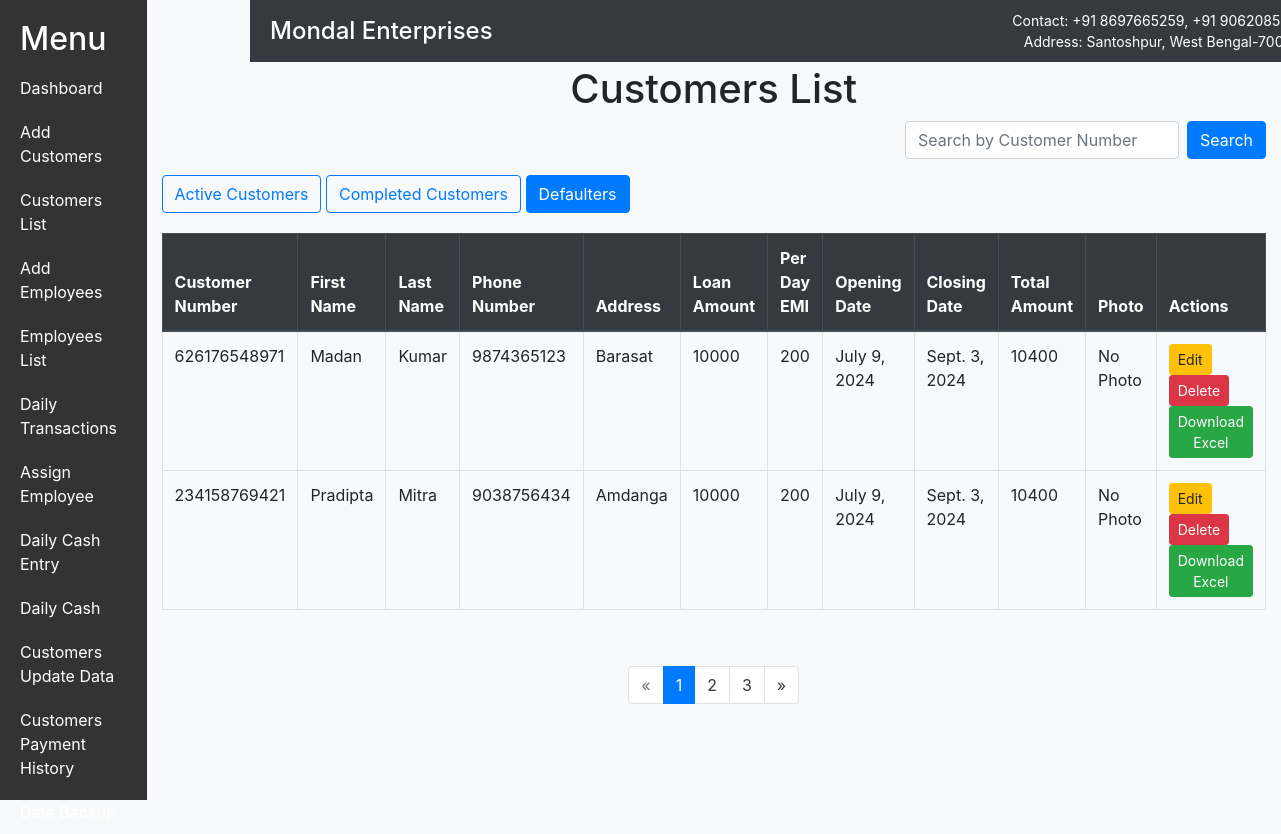
Page /customers-list/?status=defaulters (signed in) on the committed database.
### financeapp/models.py (models this page shows, shortened)
class Customer(models.Model):
    customer_number = models.CharField(max_length=20, default='')
    first_name = models.CharField(max_length=100, default='')
    last_name = models.CharField(max_length=100, default='')
    address = models.TextField(default='')
    phone_number = models.CharField(max_length=15, default='')
    loan_amount = models.IntegerField(default=5000)
    per_day_emi = models.IntegerField(default=100)
    opening_date = models.DateField(default=date.today)
    closing_date = models.DateField(null=True, blank=True)
    total_amount = models.IntegerField(null=True, blank=True)
    emi_due = models.DecimalField(max_digits=10, decimal_places=2, default=0)
    received_amount = models.IntegerField(default=0)
    balance_due = models.DecimalField(max_digits=10, decimal_places=2, default=0)
    photo = models.ImageField(upload_to='customer_photos/', null=True, blank=True)
    guarantor_name = models.CharField(max_length=100, blank=True, default='NA')
    guarantor_phone_number = models.CharField(max_length=15, blank=True, default='NA')

### financeapp/views.py (the view)
# urls.py: path('customers-list/', customers_list_view, name='customers_list'),
@login_required
def customers_list_view(request):
    search_query = request.GET.get('search', '')
    status_filter = request.GET.get('status', 'active')
    today = timezone.now().date()
    if search_query:
        customers = Customer.objects.filter(customer_number=search_query)
    else:
        if status_filter == 'active':
            customers = Customer.objects.filter(closing_date__gt=today)
        elif status_filter == 'completed':
            customers = Customer.objects.filter(closing_date__lt=today, balance_due=0)
        elif status_filter == 'defaulters':
            customers = Customer.objects.filter(closing_date__lt=today, balance_due__gt=0)
        else:
            customers = Customer.objects.all()
    paginator = Paginator(customers, 2)  # Show 2 customers per page.
    page_number = request.GET.get('page')
    page_obj = paginator.get_page(page_number)
    context = {
        'customers': customers,
        'page_obj': page_obj,
        'status_filter': status_filter
    }
    return render(request, 'financeapp/customers_list.html', context)

### financeapp/templates/financeapp/customers_list.html (shortened to what this page needs)
<!DOCTYPE html>
<html lang="en">
<head>
    <link href="https://stackpath.bootstrapcdn.com/bootstrap/4.5.2/css/bootstrap.min.css" rel="stylesheet">
</head>
<body>
    <div class="taskbar">
        <div>
            <h1>Mondal Enterprises</h1>
        </div>
        <div class="contact-info">
            <p>Contact: +91 8697665259, +91 9062085503</p>
            <p>Address: Santoshpur, West Bengal-700125</p>
        </div>
    </div>
    <div class="d-flex">
        <div class="sidebar">
            <h2>Menu</h2>
            <a href="{% url 'dashboard' %}">Dashboard</a>
            <a href="{% url 'add_customer' %}">Add Customers</a>
            <a href="{% url 'customers_list' %}">Customers List</a>
            <a href="{% url 'add_employee' %}">Add Employees</a>
            <a href="{% url 'employees_list' %}">Employees List</a>
            <a href="{% url 'daily_transactions' %}">Daily Transactions</a>
            <a href="{% url 'assign_employee' %}">Assign Employee</a>
            <a href="{% url 'daily_cash_entry' %}">Daily Cash Entry</a>
            <a href="{% url 'daily_cash' %}">Daily Cash</a>
            <a href="{% url 'customers_update_data' %}">Customers Update Data</a>
            <a href="{% url 'customers_payment_history' %}">Customers Payment History</a>
            <a href="{% url 'data_backup' %}">Data Backup</a>
        </div>
        <div class="content">
            <div class="container">
                <div class="row">
                    <div class="col-md-12">
                        <h1 class="text-center">Customers List</h1>
                        <div class="d-flex justify-content-between align-items-center mb-3">
                            <form method="GET" class="form-inline ml-auto">
                                <input type="text" name="search" class="form-control mr-2" placeholder="Search by Customer Number" value="{{ request.GET.search }}">
                                <button type="submit" class="btn btn-primary">Search</button>
                            </form>
                        </div>
                        <div class="d-flex justify-content-between align-items-center mb-3">
                            <div>
                                <a href="?status=active" class="btn btn-outline-primary {% if status_filter == 'active' %}active{% endif %}">Active Customers</a>
                                <a href="?status=completed" class="btn btn-outline-primary {% if status_filter == 'completed' %}active{% endif %}">Completed Customers</a>
                                <a href="?status=defaulters" class="btn btn-outline-primary {% if status_filter == 'defaulters' %}active{% endif %}">Defaulters</a>
                            </div>
                        </div>
                        <div class="table-responsive">
                            <table class="table table-bordered table-hover">
                                <thead class="thead-dark">
                                    <tr>
                                        <th>Customer Number</th>
                                        <th>First Name</th>
                                        <th>Last Name</th>
                                        <th>Phone Number</th>
                                        <th>Address</th>
                                        <th>Loan Amount</th>
                                        <th>Per Day EMI</th>
                                        <th>Opening Date</th>
                                        <th>Closing Date</th>
                                        <th>Total Amount</th>
                                        <th>Photo</th>
                                        <th>Actions</th>
                                    </tr>
                                </thead>
                                <tbody id="customer-table-body">
                                    {% for customer in page_obj %}
                                    <tr>
                                        <td>{{ customer.customer_number }}</td>
                                        <td>{{ customer.first_name }}</td>
                                        <td>{{ customer.last_name }}</td>
                                        <td>{{ customer.phone_number }}</td>
                                        <td>{{ customer.address }}</td>
                                        <td>{{ customer.loan_amount }}</td>
                                        <td>{{ customer.per_day_emi }}</td>
                                        <td>{{ customer.opening_date }}</td>
                                        <td>{{ customer.closing_date }}</td>
                                        <td>{{ customer.total_amount }}</td>
                                        <td>
                                            {% if customer.photo %}
                                            <img src="{{ customer.photo.url }}" alt="Customer Photo" width="100">
                                            {% else %}
                                            No Photo
                                            {% endif %}
                                        </td>
                                        <td>
                                            <a href="{% url 'edit_customer' customer.id %}" class="btn btn-sm btn-warning">Edit</a>
                                            <form action="{% url 'delete_customer' customer.id %}" method="post" style="display:inline;">
                                                <button type="submit" class="btn btn-sm btn-danger" onclick="return confirm('Are you sure you want to delete this customer?');">Delete</button>
                                            </form>
                                            <a href="{% url 'generate_excel' customer.id %}" class="btn btn-sm btn-success">Download Excel</a>
                                        </td>
                                    </tr>
                                    {% endfor %}
                                </tbody>
                            </table>
                        </div>
                        <div class="pagination">
                            <nav>
                                <ul class="pagination">
                                    {% if page_obj.has_previous %}
                                    <li class="page-item">
                                        <a class="page-link" href="?page={{ page_obj.previous_page_number }}" aria-label="Previous">
                                            <span aria-hidden="true">&laquo;</span>
                                        </a>
                                    </li>
                                    {% else %}
                                    <li class="page-item disabled">
                                        <span class="page-link" aria-hidden="true">&laquo;</span>
                                    </li>
                                    {% endif %}
                                    {% for num in page_obj.paginator.page_range %}
                                    <li class="page-item {% if page_obj.number == num %}active{% endif %}">
                                        <a class="page-link" href="?page={{ num }}">{{ num }}</a>
                                    </li>
                                    {% endfor %}
                                    {% if page_obj.has_next %}
                                    <li class="page-item">
                                        <a class="page-link" href="?page={{ page_obj.next_page_number }}" aria-label="Next">
                                            <span aria-hidden="true">&raquo;</span>
                                        </a>
                                    </li>
                                    {% else %}
                                    <li class="page-item disabled">
                                        <span class="page-link" aria-hidden="true">&raquo;</span>
                                    </li>
                                    {% endif %}
                                </ul>
                            </nav>
                        </div>
                    </div>
                </div>
            </div>
        </div>
    </div>
</body>
</html>

### financeapp/templates/financeapp/customers_list.html (style rules this page uses)
body { background-color: #f8f9fa; }
.container { margin-top: 50px; }
.table-responsive { margin-top: 20px; }
.sidebar { width: 250px; background-color: #333; color: #fff; height: 100vh; padding: 20px; }
.sidebar a { display: block; color: #fff; text-decoration: none; padding: 10px 0; }
.content { margin-top: 15px; margin-left: 0px; }
.taskbar { position: fixed; top: 0; left: 250px; width: 84%; background-color: #343a40; color: white; padding: 10px 20px; display: flex; justify-content: space-between; align-items: center; z-index: 2; }
.taskbar .contact-info { text-align: right; }
.taskbar h1 { margin: 0; font-size: 24px; }
.taskbar p { margin: 0; font-size: 14px; }
.pagination { display: flex; justify-content: center; margin-top: 20px; }
.pagination .page-link { color: #343a40; }

### rows in the picture
Customer: customer_number "626176548971", first_name "Madan", last_name "Kumar", phone_number "9874365123", address "Barasat", loan_amount "10000", per_day_emi "200", opening_date "July 9, 2024", closing_date "Sept. 3, 2024", total_amount "10400", photo "No Photo"
Customer: customer_number "234158769421", first_name "Pradipta", last_name "Mitra", phone_number "9038756434", address "Amdanga", loan_amount "10000", per_day_emi "200", opening_date "July 9, 2024", closing_date "Sept. 3, 2024", total_amount "10400", photo "No Photo"

### other values in the picture
{{ num }} "1" "2" "3"
